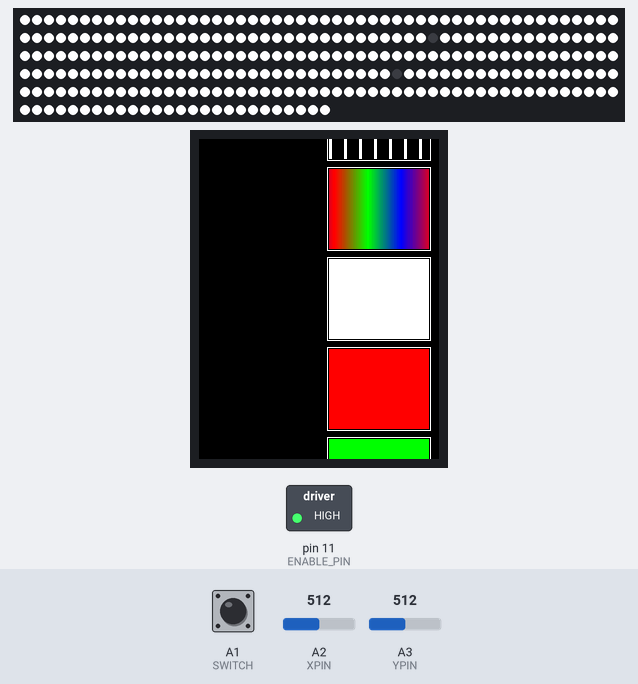
Recording of a sketch running on a simulated Arduino Uno, built with avr-gcc and run on an emulated ATmega328P. On the bench: 276 RGB LEDs in strip order, left to right, continuing on the next row, 240×320 colour display, switched loads named in the sketch (green lamp = pin HIGH). Inputs (shaded band) come from the test bench; at power-on: A3 (YPIN) = 512, A1 (SWITCH) HIGH, A2 (XPIN) = 512. Dim RGB values are drawn brighter than linear; what the sketch prints to the serial monitor is not drawn.

Above: at 1.4 s.
1.5 s: A3 (YPIN) set to 105
3.2 s: A3 (YPIN) set to 89
At 4.3 s:
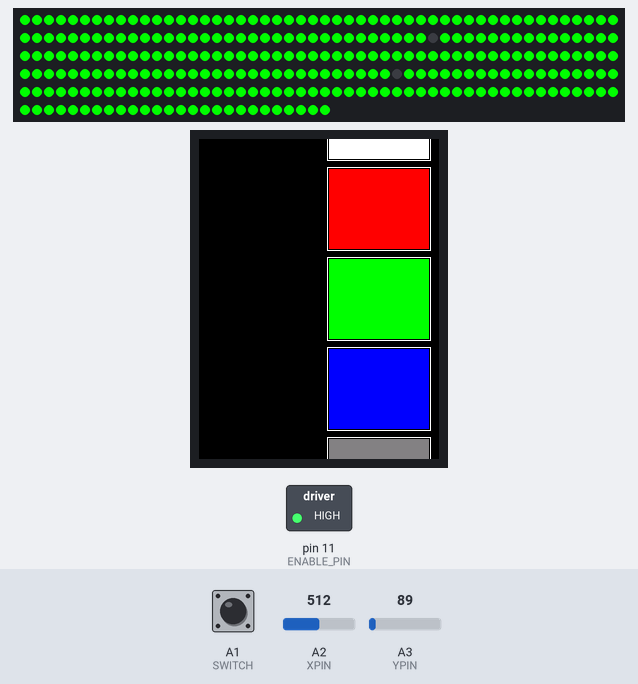
5.1 s: A3 (YPIN) set to 934
At 6.0 s:
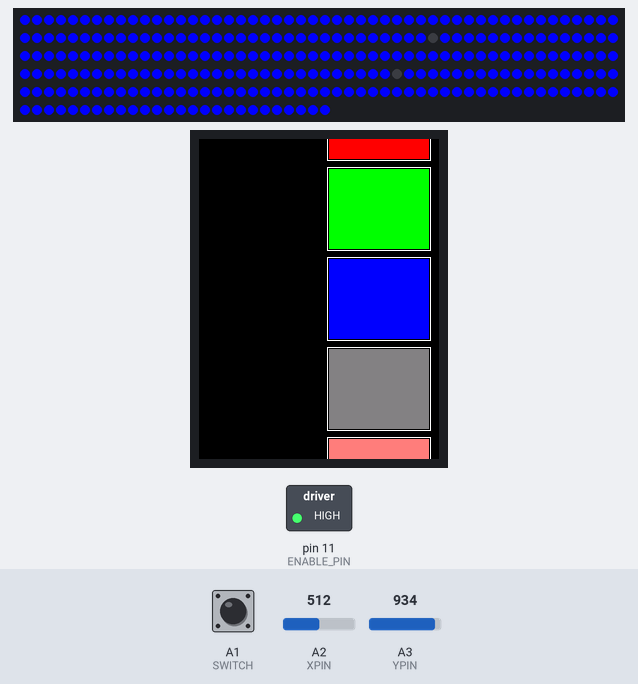
8.1 s: A3 (YPIN) set to 907
At 8.8 s:
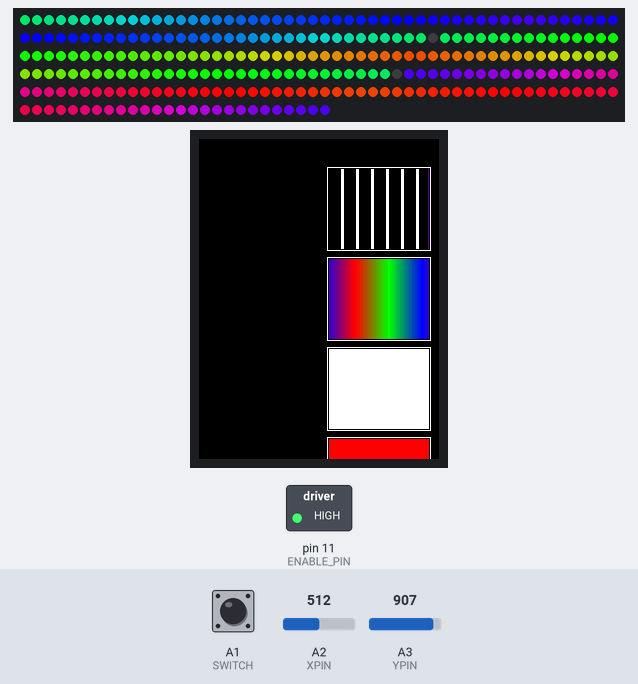
9.7 s: A3 (YPIN) set to 90
At 12.5 s:
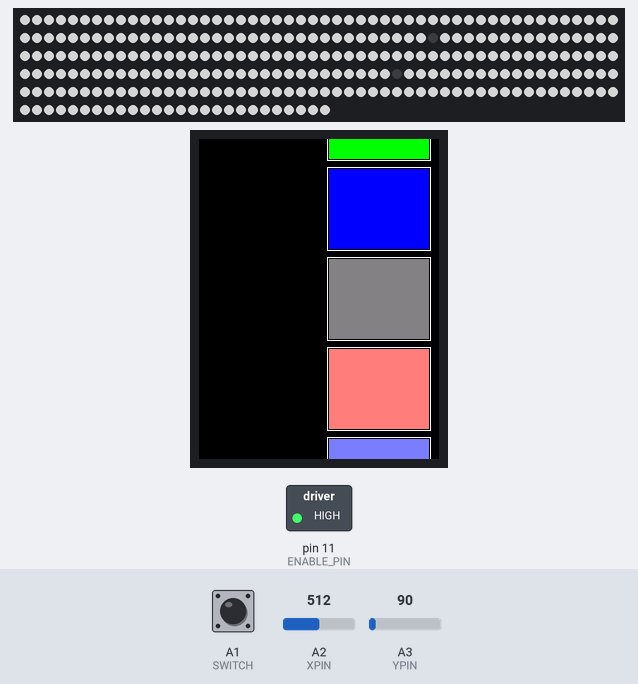
12.7 s: A3 (YPIN) set to 1023
At 16.51 s:
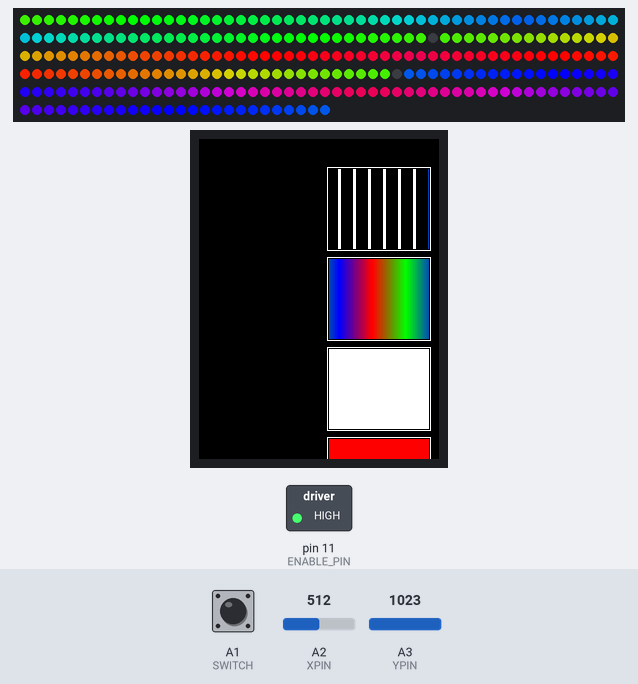

The sketch:

LED_controller.ino
```cpp
#include <SPI.h>
#include <Adafruit_GFX.h>
#include <Adafruit_ILI9341.h>

#include "Strip.h"
#include "Bars.h"
#include "Cycle.h"
#include "Solid.h"
#include "Chase.h"
#include "MultiChase.h"

#define STMPE_CS 6
#define TFT_CS 9
#define TFT_DC 10
#define SD_CS 5

#define YPIN A3
#define XPIN A2
#define SWITCH A1

#define RECTLEFT 130
#define FIRSTTOP 30
#define MIDDLETOP 120
#define BOTTOMTOP 210
#define MOREBOTTOMTOP 300
#define MOREHEIGHT 20
#define RECTWIDTH 100
#define RECTHEIGHT 80
#define RECTBORDER 1
#define RECTPADDING 1

#define STARTLOWSIGNAL 412
#define STARTHIGHSIGNAL 612
#define MAXSIGNAL 924
#define MINSIGNAL 100

#define MODEDELAYTIME 500

Adafruit_ILI9341 tft = Adafruit_ILI9341(TFT_CS, TFT_DC);

#define ENABLE_PIN 11

#define MODES 14
Mode *modes[MODES];
int currentMode = 2;
unsigned long lastModeSwitchTime = 0;

const uint8_t multiChaseColors1[][4] = {
    {255, 0, 0, 0}, // Red
    {0, 0, 0, 255}, // White
    {0, 0, 255, 0}, // Blue
    // {0, 0, 0, 0}  // Black
};

const uint8_t multiChaseColors2[][4] = {
    {0, 0, 0, 255}, // White
    {0, 0, 0, 0}    // Black
};

const uint8_t multiChaseColors3[][4] = {
    {255, 0, 0, 0},   // Red
    {255, 127, 0, 0}, // Orange
    {255, 255, 0, 0}, // Yellow
    {0, 255, 0, 0},   // Green
    {0, 0, 255, 0},   // Blue
    {75, 0, 130, 0},  // Indigo
    {148, 0, 211, 0}  // Violet
};

void setup()
{
  pinMode(ENABLE_PIN, OUTPUT);
  digitalWrite(ENABLE_PIN, HIGH);
  setupStrip();
  for (uint16_t n = 0; n < numPixels(); ++n)
  {
    setPixelColor(n, 0, 0, 0, 255);
  }
  show();

  modes[0] = new Chase(&tft, 0, 0, 0, 255);
  Cycle *c = new Cycle(&tft);
  modes[1] = c;

  // Bars *b = new Bars(&tft);
  // modes[1] = b;
  modes[2] = new Solid(&tft, 0, 0, 0, 255);
  modes[3] = new Solid(&tft, 255, 0, 0, 0);
  modes[4] = new Solid(&tft, 0, 255, 0, 0);
  modes[5] = new Solid(&tft, 0, 0, 255, 0);
  modes[6] = new Solid(&tft, 0, 0, 0, 128);
  modes[7] = new Solid(&tft, 255, 0, 0, 255);
  modes[8] = new Solid(&tft, 0, 0, 255, 255);
  modes[9] = new Solid(&tft, 255, 0, 255, 0);
  modes[10] = new Chase(&tft, 255, 0, 0, 0);
  modes[11] = new MultiChase(&tft, multiChaseColors1, sizeof(multiChaseColors1) / sizeof(multiChaseColors1[0]), 16);
  modes[12] = new MultiChase(&tft, multiChaseColors2, sizeof(multiChaseColors2) / sizeof(multiChaseColors2[0]), 6);
  modes[13] = new MultiChase(&tft, multiChaseColors3, sizeof(multiChaseColors3) / sizeof(multiChaseColors3[0]), 8);

  Serial.begin(115200);

  tft.begin();
  tft.setRotation(2);
  tft.fillScreen(ILI9341_BLACK);
  modes[currentMode]->load();
}

void loop(void)
{
  Mode *mode = modes[currentMode];

  int s = digitalRead(SWITCH);
  // Take 3 readings and average.
  int x1 = analogRead(XPIN);
  int y1 = analogRead(YPIN);
  delay(10);
  int x2 = analogRead(XPIN);
  int y2 = analogRead(YPIN);
  delay(10);
  int x3 = analogRead(XPIN);
  int y3 = analogRead(YPIN);
  int x = (x1 + x2 + x3) / 3;
  int y = (y1 + y2 + y3) / 3;

  if (y < MINSIGNAL)
  {
    changeMode(1);
  }
  else if (y < STARTLOWSIGNAL)
  {
  }
  else if (y > MAXSIGNAL)
  {
    changeMode(-1);
  }
  else if (y > STARTHIGHSIGNAL)
  {
  }
  else
  {
    lastModeSwitchTime = 0;
  }
  // mode->processInput(x, y, s);
  mode->updateLEDs();

  // Draw top more.
  if (currentMode > 1)
  {
    Mode *topMoreMode = modes[currentMode - 2];
    topMoreMode->drawRect(RECTLEFT, 0, RECTWIDTH, MOREHEIGHT);
    drawOutline(RECTLEFT, 0, RECTWIDTH, MOREHEIGHT);
  }
  else
  {
    clearRect(RECTLEFT, 0, RECTWIDTH, MOREHEIGHT);
  }

  // Draw first mode rect.
  if (currentMode > 0)
  {
    Mode *topMode = modes[currentMode - 1];
    topMode->drawRect(RECTLEFT, FIRSTTOP, RECTWIDTH, RECTHEIGHT);
    drawOutline(RECTLEFT, FIRSTTOP);
  }
  else
  {
    clearRect(RECTLEFT, FIRSTTOP);
  }
  // Draw selected mode rect.
  mode->drawRect(RECTLEFT, MIDDLETOP, RECTWIDTH, RECTHEIGHT);
  drawOutline(RECTLEFT, MIDDLETOP, ILI9341_WHITE);

  // Draw last mode rect.
  if (currentMode < MODES - 1)
  {
    Mode *bottomMode = modes[currentMode + 1];
    bottomMode->drawRect(RECTLEFT, BOTTOMTOP, RECTWIDTH, RECTHEIGHT);
    drawOutline(RECTLEFT, BOTTOMTOP);
  }
  else
  {
    clearRect(RECTLEFT, BOTTOMTOP);
  }

  // Draw bottom more.
  if (currentMode < MODES - 2)
  {
    Mode *bottomMoreMode = modes[currentMode + 2];
    bottomMoreMode->drawRect(RECTLEFT, MOREBOTTOMTOP, RECTWIDTH, MOREHEIGHT);
    drawOutline(RECTLEFT, MOREBOTTOMTOP, RECTWIDTH, MOREHEIGHT);
  }
  else
  {
    clearRect(RECTLEFT, MOREBOTTOMTOP, RECTWIDTH, MOREHEIGHT);
  }
}

void changeMode(int delta)
{
  if (millis() - lastModeSwitchTime < MODEDELAYTIME)
  {
    return;
  }
  lastModeSwitchTime = millis();
  if (delta > 0 && currentMode < MODES - 1)
  {
    currentMode++;
    Mode *mode = modes[currentMode];
    mode->load();
  }
  else if (delta < 0 && currentMode > 0)
  {
    currentMode--;
    Mode *mode = modes[currentMode];
    mode->load();
  }
}

void drawOutline(int x, int y) { drawOutline(x, y, RECTWIDTH, RECTHEIGHT, ILI9341_WHITE); }
void drawOutline(int x, int y, uint16_t color) { drawOutline(x, y, RECTWIDTH, RECTHEIGHT, color); }
void drawOutline(int x, int y, int w, int h) { drawOutline(x, y, w, h, ILI9341_WHITE); }
void drawOutline(int x, int y, int w, int h, uint16_t color)
{
  tft.drawRect(x - RECTBORDER - RECTPADDING,
               y - RECTBORDER - RECTPADDING,
               w + 2 * RECTBORDER + 2 * RECTPADDING,
               h + 2 * RECTBORDER + 2 * RECTPADDING, color);
}

void clearRect(int x, int y) { clearRect(x, y, RECTWIDTH, RECTHEIGHT); }
void clearRect(int x, int y, int w, int h)
{
  tft.fillRect(x - RECTBORDER - RECTPADDING,
               y - RECTBORDER - RECTPADDING,
               w + 2 * RECTBORDER + 2 * RECTPADDING,
               h + 2 * RECTBORDER + 2 * RECTPADDING, ILI9341_BLACK);
}
```

Bars.cpp
```cpp
#include "Bars.h"

#include "Strip.h"

#include <Adafruit_ILI9341.h>

#define LINE1 3
#define LINE2 23
#define LINE3 43
#define TEXTX 25

#define BARWIDTH 25
#define BAROFFSET 40
#define REDBARX 80
#define GREENBARX (REDBARX + BAROFFSET)
#define BLUEBARX (GREENBARX + BAROFFSET)
#define WHITEBARX (BLUEBARX + BAROFFSET)
#define BAROUTLINE 3
#define BARMAXY 310
#define BARMINY 10

#define STARTLOWSIGNAL 412
#define STARTHIGHSIGNAL 612
#define MAXSIGNAL 924
#define MINSIGNAL 100
#define MAXSTEP 20

Bars::Bars(Adafruit_ILI9341 *t) : Mode(t) {}

void Bars::load()
{
  /*
  tft->fillScreen(ILI9341_BLACK);
  tft->setCursor(0, LINE1);
  tft->setTextColor(ILI9341_GREEN);
  tft->setTextSize(2);
  tft->println("X:");
  tft->setCursor(0, LINE2);
  tft->println("Y:");
  tft->setCursor(0, LINE3);
  tft->println("S:");
  drawRedOutline();
  drawGreenOutline();
  drawBlueOutline();
  drawWhiteOutline();
  */
}

void Bars::processInput(int x, int y, int sw)
{
  if (x < STARTLOWSIGNAL)
  {
    changeBar(-1);
  }
  else if (x > STARTHIGHSIGNAL)
  {
    changeBar(1);
  }
  if (y < MINSIGNAL)
  {
    changeBarValue(-MAXSTEP);
  }
  else if (y < STARTLOWSIGNAL)
  {
    changeBarValue(-(STARTLOWSIGNAL - y) * MAXSTEP / (STARTLOWSIGNAL - MINSIGNAL));
  }
  else if (y > MAXSIGNAL)
  {
    changeBarValue(MAXSTEP);
  }
  else if (y > STARTHIGHSIGNAL)
  {
    changeBarValue((y - STARTHIGHSIGNAL) * MAXSTEP / (MAXSIGNAL - STARTHIGHSIGNAL));
  }

  tft->fillRect(TEXTX, LINE1, 50, 60, ILI9341_BLACK);
  tft->setCursor(TEXTX, LINE1);
  tft->setTextColor(ILI9341_GREEN);
  tft->setTextSize(2);
  tft->println(x);
  tft->setCursor(TEXTX, LINE2);
  tft->println(y);
  tft->setCursor(TEXTX, LINE3);
  tft->println(sw);
}

void Bars::changeBar(int diff)
{
  bar = (bar + diff) % 4;
  if (bar < 0)
  {
    bar = 3;
  }
}

void Bars::changeBarValue(int diff)
{
  switch (bar)
  {
  case 0:
    red = coerceValue(red + diff);
    break;
  case 1:
    green = coerceValue(green + diff);
    break;
  case 2:
    blue = coerceValue(blue + diff);
    break;
  case 3:
    white = coerceValue(white + diff);
    break;
  }
}

void Bars::drawRect(int x, int y, int w, int h)
{
  tft->fillRect(x, y, w, h, ILI9341_RED);
}

void Bars::draw()
{
  drawRedBar(red);
  drawGreenBar(green);
  drawBlueBar(blue);
  drawWhiteBar(white);
  drawBarOutline(bar);
}

void Bars::updateLEDs()
{
  for (uint16_t n = 0; n < numPixels(); ++n)
  {
    setPixelColor(n, red, green, blue, white);
  }
  show();
}

void Bars::drawBarOutline(int bar)
{
  tft->drawRect(REDBARX - BAROUTLINE, BARMINY - BAROUTLINE, BARWIDTH + BAROUTLINE + BAROUTLINE + BAROUTLINE + BAROUTLINE, BARMAXY - BARMINY + BAROUTLINE + BAROUTLINE, bar == 0 ? ILI9341_RED : ILI9341_BLACK);
  tft->drawRect(GREENBARX - BAROUTLINE, BARMINY - BAROUTLINE, BARWIDTH + BAROUTLINE + BAROUTLINE + BAROUTLINE + BAROUTLINE, BARMAXY - BARMINY + BAROUTLINE + BAROUTLINE, bar == 1 ? ILI9341_GREEN : ILI9341_BLACK);
  tft->drawRect(BLUEBARX - BAROUTLINE, BARMINY - BAROUTLINE, BARWIDTH + BAROUTLINE + BAROUTLINE + BAROUTLINE + BAROUTLINE, BARMAXY - BARMINY + BAROUTLINE + BAROUTLINE, bar == 2 ? ILI9341_BLUE : ILI9341_BLACK);
  tft->drawRect(WHITEBARX - BAROUTLINE, BARMINY - BAROUTLINE, BARWIDTH + BAROUTLINE + BAROUTLINE + BAROUTLINE + BAROUTLINE, BARMAXY - BARMINY + BAROUTLINE + BAROUTLINE, bar == 3 ? ILI9341_WHITE : ILI9341_BLACK);
}

void Bars::drawRedBar(int fill)
{
  drawBar(REDBARX, fill, ILI9341_RED);
}

void Bars::drawGreenBar(int fill)
{
  drawBar(GREENBARX, fill, ILI9341_GREEN);
}

void Bars::drawBlueBar(int fill)
{
  drawBar(BLUEBARX, fill, ILI9341_BLUE);
}

void Bars::drawWhiteBar(int fill)
{
  drawBar(WHITEBARX, fill, ILI9341_WHITE);
}

void Bars::drawBar(int16_t x, int fill, uint16_t color)
{
  int middleY = (BARMAXY - BAROUTLINE) - ((BARMAXY - BARMINY - BAROUTLINE - BAROUTLINE) * fill / 255.0);
  tft->fillRect(x + BAROUTLINE, BARMINY + BAROUTLINE, BARWIDTH, middleY - BARMINY - BAROUTLINE, ILI9341_BLACK);
  tft->fillRect(x + BAROUTLINE, middleY, BARWIDTH, BARMAXY - BAROUTLINE - middleY, color);
}

void Bars::drawRedOutline()
{
  tft->drawRect(REDBARX, BARMINY, BARWIDTH + BAROUTLINE + BAROUTLINE, BARMAXY - BARMINY, ILI9341_RED);
}

void Bars::drawGreenOutline()
{
  tft->drawRect(GREENBARX, BARMINY, BARWIDTH + BAROUTLINE + BAROUTLINE, BARMAXY - BARMINY, ILI9341_GREEN);
}

void Bars::drawBlueOutline()
{
  tft->drawRect(BLUEBARX, BARMINY, BARWIDTH + BAROUTLINE + BAROUTLINE, BARMAXY - BARMINY, ILI9341_BLUE);
}

void Bars::drawWhiteOutline()
{
  tft->drawRect(WHITEBARX, BARMINY, BARWIDTH + BAROUTLINE + BAROUTLINE, BARMAXY - BARMINY, ILI9341_WHITE);
}
```

Bars.h
```cpp
#ifndef _BARS_H
#define _BARS_H

#include "Mode.h"

#include <Adafruit_ILI9341.h>

class Bars : public Mode
{
public:
  Bars(Adafruit_ILI9341 *t);
  void load();
  void processInput(int x, int y, int sw);
  void drawRect(int x, int y, int w, int h);
  void draw();
  void updateLEDs();

private:
  void changeBar(int diff);
  void changeBarValue(int diff);
  void drawRedOutline();
  void drawGreenOutline();
  void drawBlueOutline();
  void drawWhiteOutline();
  void drawBarOutline(int bar);
  void drawRedBar(int fill);
  void drawGreenBar(int fill);
  void drawBlueBar(int fill);
  void drawWhiteBar(int fill);
  void drawBar(int16_t x, int fill, uint16_t color);

  int bar = 0;
  int red = 0;
  int green = 0;
  int blue = 0;
  int white = 255;
};

#endif // _BARS_H
```

Chase.cpp
```cpp
#include "Chase.h"

#include "Strip.h"

#include <Adafruit_ILI9341.h>

#define LINE1 3
#define LINE2 23
#define LINE3 43
#define TEXTX 25

// #define BARWIDTH 25
#define BAROFFSET 40
#define REDBARX 80
#define GREENBARX (REDBARX + BAROFFSET)
#define BLUEBARX (GREENBARX + BAROFFSET)
#define WHITEBARX (BLUEBARX + BAROFFSET)
#define BAROUTLINE 3
#define BARMAXY 310
#define BARMINY 10

#define STARTLOWSIGNAL 412
#define STARTHIGHSIGNAL 612
#define MAXSIGNAL 924
#define MINSIGNAL 100
#define MAXSTEP 20

#define BARWIDTH 3
#define SKIP 5

Chase::Chase(Adafruit_ILI9341 *t, uint8_t r, uint8_t g, uint8_t b, uint8_t w) : Mode(t)
{
  red = r;
  green = g;
  blue = b;
  white = w;
  if (r != 0 || g != 0 || b != 0)
  {
    uint16_t tempWhite = w / 2;
    uint16_t tempRed = r + tempWhite;
    uint16_t tempGreen = g + tempWhite;
    uint16_t tempBlue = b + tempWhite;
    fill = t->color565(coerceValue(tempRed), coerceValue(tempGreen), coerceValue(tempBlue));
  }
  else
  {
    fill = t->color565(w, w, w);
  }
}

void Chase::load()
{
}

void Chase::processInput(int x, int y, int sw)
{
}

void Chase::draw() {}

void Chase::drawRect(int x, int y, int w, int h)
{
  unsigned long m = millis();
  unsigned long elapsed = m - lastTime;
  // Serial.print("m:");
  // Serial.print(m);
  // Serial.print("e:");
  // Serial.print(elapsed);
  // Serial.print("l:");
  // Serial.println(lastTime);
  if (elapsed > 250)
  {
    lastTime = m;

    c = (c + 1) % SKIP;
  }
  Serial.println(c);

  // tft->fillRect(x, y, w, h, ILI9341_BLACK);

  for (uint16_t i = 0; i < w - (BARWIDTH - 1); i = i + BARWIDTH)
  {
    if ((i / BARWIDTH) % SKIP == c)
    {
      tft->fillRect(x + i, y, BARWIDTH, h, fill);
    }
    else
    {
      tft->fillRect(x + i, y, BARWIDTH, h, ILI9341_BLACK);
    }
  }
}

void Chase::updateLEDs()
{
  for (uint16_t i = 0; i < numPixels(); i++)
  {
    if (i % SKIP == c)
    {
      // Set to color.
      setPixelColor(i, red, green, blue, white);
    }
    else
    {
      // Set to off.
      setPixelColor(i, 0, 0, 0, 0);
    }
  }
  show();
}
```

Chase.h
```cpp
#ifndef _CHASE_H
#define _CHASE_H

#include "Mode.h"

#include <Adafruit_ILI9341.h>

class Chase : public Mode
{
public:
  Chase(Adafruit_ILI9341 *t, uint8_t r, uint8_t g, uint8_t b, uint8_t w);
  void load();
  void processInput(int x, int y, int sw);
  void drawRect(int x, int y, int w, int h);
  void draw();
  void updateLEDs();

private:
  uint8_t red = 0;
  uint8_t green = 0;
  uint8_t blue = 0;
  uint8_t white = 255;
  uint16_t fill = 0;
  int c = 0;

  unsigned long lastTime = 0;
};

#endif // _CHASE_H
```

Cycle.h
```cpp
#ifndef _CYCLE_H
#define _CYCLE_H

#include "Mode.h"

#include <Adafruit_ILI9341.h>

class Cycle : public Mode
{
public:
  Cycle(Adafruit_ILI9341 *t);
  void load();
  void processInput(int x, int y, int sw);
  void drawRect(int x, int y, int w, int h);
  void draw();
  void updateLEDs();

private:
  void changeBar(int diff);
  void changeBarValue(int diff);
  void drawRedOutline();
  void drawGreenOutline();
  void drawBlueOutline();
  void drawWhiteOutline();
  void drawBarOutline(int bar);
  void drawRedBar(int fill);
  void drawGreenBar(int fill);
  void drawBlueBar(int fill);
  void drawWhiteBar(int fill);
  void drawBar(int16_t x, int fill, uint16_t color);

  uint32_t Wheel(byte WheelPos);

  int bar = 0;
  int red = 0;
  int green = 0;
  int blue = 0;
  int white = 255;

  int c = 0;
};

#endif // _CYCLE_H
```

Mode.cpp
```cpp
#include "Mode.h"

#include <Adafruit_ILI9341.h>

#include "Strip.h"

Mode::Mode(Adafruit_ILI9341 *t)
{
  tft = t;
}

int Mode::coerceValue(int value)
{
  if (value > 255)
  {
    return 255;
  }
  if (value < 0)
  {
    return 0;
  }
  return value;
}

uint8_t Mode::scaleColor(uint8_t c, uint8_t brightness)
{
  return (c * brightness) >> 8;
}
```

Mode.h
```cpp
#ifndef _MODE_H
#define _MODE_H

#include <Adafruit_ILI9341.h>

class Mode
{
public:
  Mode(Adafruit_ILI9341 *t);
  virtual void load() = 0;
  virtual void processInput(int x, int y, int sw) = 0;
  virtual void draw() = 0;
  virtual void drawRect(int x, int y, int w, int h) = 0;
  virtual void updateLEDs() = 0;
  int coerceValue(int value);
  uint8_t scaleColor(uint8_t c, uint8_t brightness);

protected:
  Adafruit_ILI9341 *tft;
};

#endif // _MODE_H
```

MultiChase.cpp
```cpp
#include "MultiChase.h"
#include "Strip.h"

MultiChase::MultiChase(Adafruit_ILI9341 *tft, const uint8_t (*colors)[4], int colorCount, int width)
    : Mode(tft), step(0), chaseColors(colors), numChases(colorCount), width(width), lastUpdate(0), offset(0) {}

void MultiChase::load()
{
    step = 0;
    for (uint16_t n = 0; n < numPixels(); ++n)
    {
        setPixelColor(n, 0, 0, 0, 255);
    }
    show();
}

void MultiChase::updateLEDs()
{
    int total = numChases * width;
    for (uint16_t n = 0; n < numPixels(); ++n)
    {
        int idx = (n + step) % total;
        int colorIdx = idx / width;
        setPixelColor(n, chaseColors[colorIdx][0], chaseColors[colorIdx][1], chaseColors[colorIdx][2], chaseColors[colorIdx][3]);
    }
    show();
    step = (step + 1) % total;
}

void MultiChase::drawRect(int x, int y, int w, int h)
{
    unsigned long now = millis();
    if (now - lastUpdate < 250)
    {
        return;
    }
    lastUpdate = now;
    offset = (offset + 1) % w;
    int stripeW = w / numChases;
    for (int c = 0; c < numChases; ++c)
    {
        int x0 = x + ((c * stripeW - offset + w) % w);
        int actualW = (c == numChases - 1) ? (w - c * stripeW) : stripeW;

        uint16_t fill = chaseColors[c][3] == 255 ? tft->color565(255, 255, 255)
                                                 : tft->color565(chaseColors[c][0], chaseColors[c][1], chaseColors[c][2]);
        if (x0 + actualW <= x + w)
        {
            tft->fillRect(x0, y, actualW, h, fill);
        }
        else
        {
            // Draw wrapped part
            int part1 = (x + w) - x0;
            tft->fillRect(x0, y, part1, h, fill);
            int part2 = actualW - part1;
            if (part2 > 0)
            {
                tft->fillRect(x, y, part2, h, fill);
            }
        }
    }
}

// Add empty implementations for draw and processInput
void MultiChase::draw() {}

void MultiChase::processInput(int x, int y, int s) {}
```

MultiChase.h
```cpp
#ifndef MULTICHASE_H
#define MULTICHASE_H

#include "Mode.h"
#include <Adafruit_ILI9341.h>

class MultiChase : public Mode
{
public:
    MultiChase(Adafruit_ILI9341 *tft, const uint8_t (*colors)[4], int colorCount, int width);
    void load() override;
    void updateLEDs() override;
    void drawRect(int x, int y, int w, int h) override;
    void draw() override;
    void processInput(int x, int y, int s) override;

private:
    int step;
    const uint8_t (*chaseColors)[4];
    int numChases;
    int width;
    unsigned long lastUpdate;
    int offset;
};

#endif // MULTICHASE_H
```

Solid.h
```cpp
#ifndef _SOLID_H
#define _SOLID_H

#include "Mode.h"

#include <Adafruit_ILI9341.h>

class Solid : public Mode {
  public:
    Solid(Adafruit_ILI9341* t, uint8_t r, uint8_t g, uint8_t b, uint8_t w);
    void load();
    void processInput(int x, int y, int sw);
    void drawRect(int x, int y, int w, int h);
    void draw();
    void updateLEDs();

  private:
    uint8_t red = 0;
    uint8_t green = 0;
    uint8_t blue = 0;
    uint8_t white = 255;
    uint16_t fill = 0;
};

#endif // _SOLID_H
```

Source omitted: Cycle.cpp (5863 bytes), Solid.cpp (873 bytes), Strip.cpp (1157 bytes), Strip.h (310 bytes)

Measured:
- the behaviour switches between 100 and 99 on A3 (YPIN) (found by bisection; images 0 and 1)
- the behaviour switches between 925 and 924 on A3 (YPIN) (found by bisection; images 2 and 3)
- after the input at 5.1 s, the display: first differs from a run without the input after 0.50 s (image 2)
- what the display in image 1 shows lasts 0.5 s, from 3.9 s to 4.4 s
